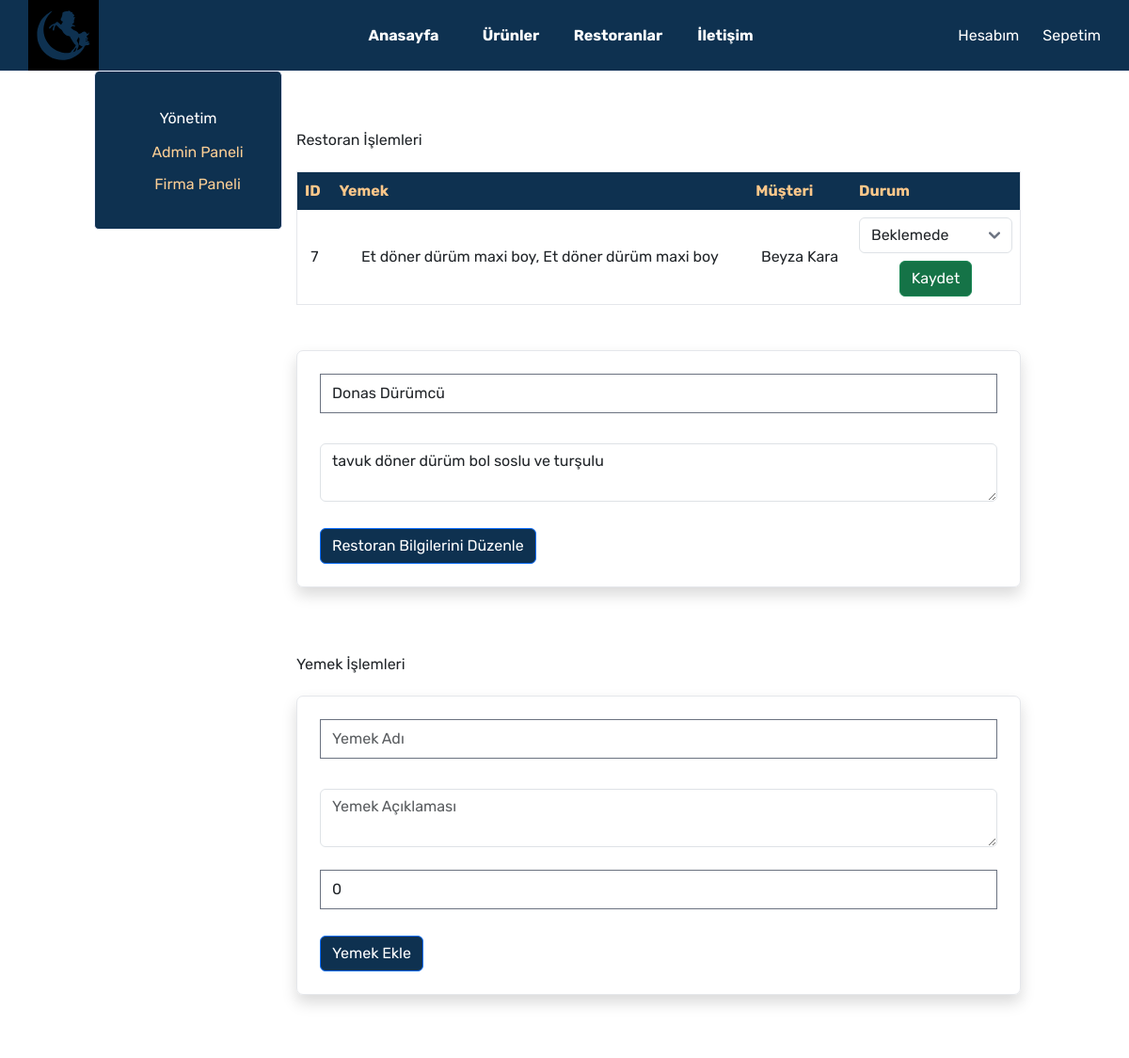
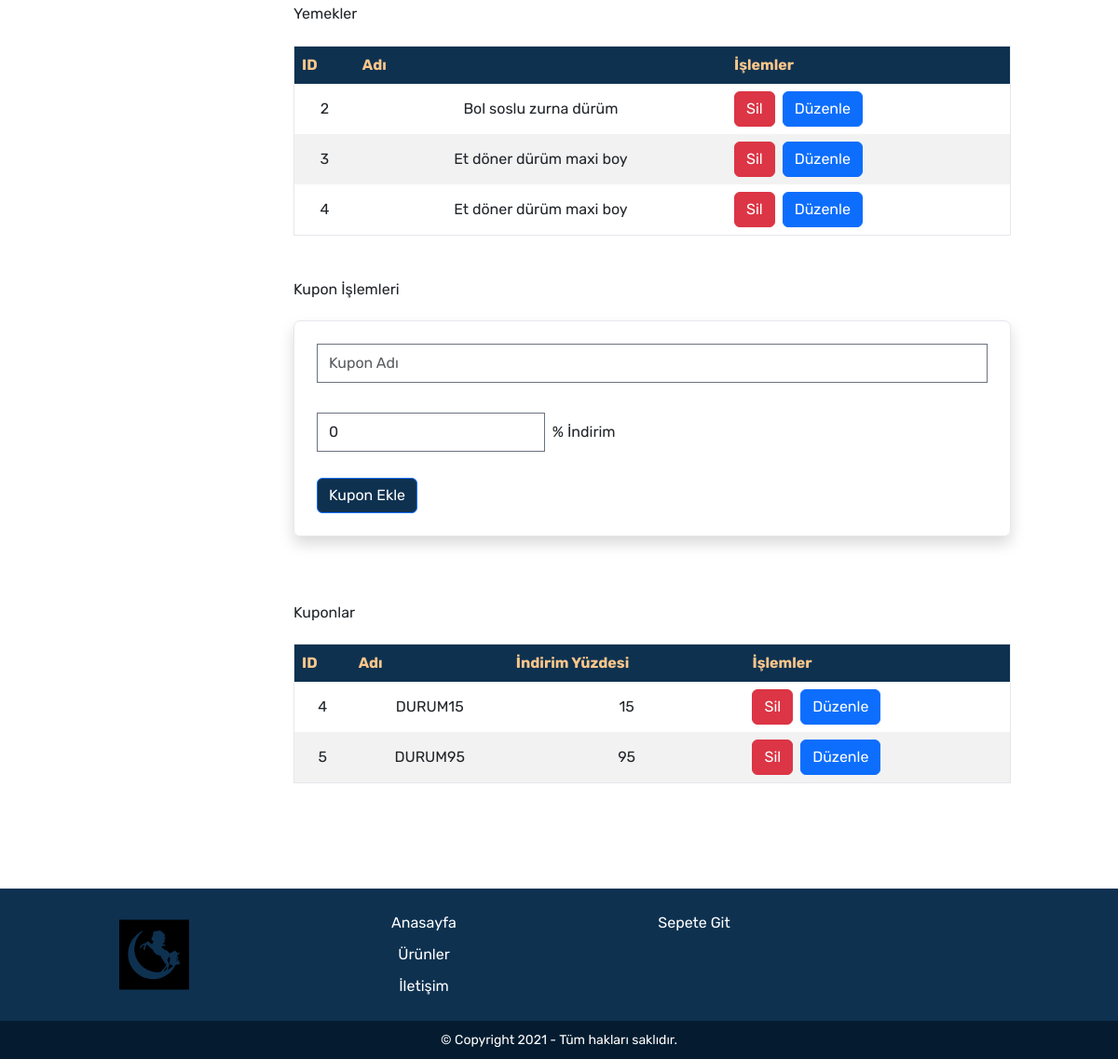
Screenshot of /restoran_paneli.php?edit_restaurant=0 (signed in) with the database file from the repository (2 pictures, top to bottom).
### tables this page shows
CREATE TABLE `order` (
  `id` int(11) NOT NULL,
  `user_id` int(11) NOT NULL,
  `order_status` varchar(1000) NOT NULL,
  `total_price` varchar(1000) NOT NULL,
  `created_at` varchar(1000) NOT NULL DEFAULT current_timestamp()
);

CREATE TABLE `users` (
  `id` int(11) NOT NULL,
  `company_id` int(11) DEFAULT NULL,
  `role` int(5) NOT NULL,
  `name` varchar(110) NOT NULL,
  `surname` varchar(110) NOT NULL,
  `username` varchar(110) NOT NULL,
  `password` varchar(110) NOT NULL,
  `balance` varchar(5000) NOT NULL DEFAULT '',
  `created_at` varchar(255) NOT NULL DEFAULT current_timestamp(),
  `deleted_at` varchar(255) NOT NULL
);

CREATE TABLE `restaurants` (
  `id` int(11) NOT NULL,
  `company_id` int(11) NOT NULL,
  `name` varchar(1000) NOT NULL,
  `description` varchar(1000) NOT NULL,
  `image_path` varchar(1000) NOT NULL,
  `created_at` varchar(1000) NOT NULL
);

CREATE TABLE `food` (
  `id` int(11) NOT NULL,
  `restaurant_id` int(11) NOT NULL,
  `name` varchar(1000) NOT NULL,
  `description` varchar(1000) NOT NULL,
  `image_path` varchar(1000) NOT NULL,
  `price` varchar(1100) NOT NULL,
  `discount` varchar(1000) NOT NULL,
  `created_at` varchar(1000) NOT NULL DEFAULT current_timestamp(),
  `deleted_at` varchar(1000) NOT NULL
);

CREATE TABLE `cupon` (
  `id` int(11) NOT NULL,
  `restaurant_id` int(11) DEFAULT NULL,
  `name` varchar(1000) NOT NULL,
  `discount` varchar(1000) NOT NULL,
  `created_at` varchar(1000) NOT NULL DEFAULT current_timestamp()
);

### src/sql_scripts.php (called while the page is built, shortened)
<?php
include_once 'connection.php';
function getrestaurantscuponlist($restaurant_id)
{
    $conn = dbConnect();
    $sql = "SELECT * FROM cupon where restaurant_id = $restaurant_id";
    $result = $conn->query($sql);
    return $result;
}
function getfoodlistfromrestaurant($restaurant_id)
{
    $conn = dbConnect();
    $sql = "SELECT * FROM food where restaurant_id = $restaurant_id AND deleted_at != 'deleted' ";
    $result = $conn->query($sql);
    return $result;
}
function getRestaurantOrders($restaurant_id)
{
    $conn = dbConnect();
    $sql = "
        SELECT
            o.id AS order_id,
            GROUP_CONCAT(f.name SEPARATOR ', ') AS ordered_foods,
            u.name AS customer_name,
            u.surname AS customer_surname,
            o.order_status AS order_status
        FROM `order` o
        JOIN order_items oi ON o.id = oi.order_id
        JOIN food f ON oi.food_id = f.id
        JOIN users u ON o.user_id = u.id
        WHERE f.restaurant_id = '$restaurant_id' AND (o.order_status != 'tamamlandi' AND o.order_status != 'iptal_edildi')
        GROUP BY o.id, u.name, u.surname ORDER BY o.id DESC;
    ";
    $stmt = $conn->prepare($sql);
    $stmt->execute();
    $orders = [];
    while ($row = $stmt->fetch(PDO::FETCH_ASSOC)) {
        $orders[] = [
            'order_id' => $row['order_id'],
            'ordered_foods' => $row['ordered_foods'],
            'customer_name' => $row['customer_name'],
            'customer_surname' => $row['customer_surname'],
            'order_status' => $row['order_status']
        ];
    }
    return $orders;
}

### src/connection.php (called while the page is built, shortened)
<?php
function dbConnect() {
    $host = "localhost";
    $username = "root";
    $password = "";
    $dbname = "restaurant_app";
    try {
        $pdo = new PDO("mysql:host=$host;dbname=$dbname;charset=utf8", $username, $password);
        $pdo->setAttribute(PDO::ATTR_ERRMODE, PDO::ERRMODE_EXCEPTION);
        return $pdo;
    } catch (PDOException $e) {
        die("Bağlantı hatası: " . $e->getMessage());
    }
}
function select($table, $conditions) {
    $pdo = dbConnect();
    $where = [];
    foreach ($conditions as $column => $value) {
        $where[] = "`$column` = ?";
    }
    $whereClause = implode(" AND ", $where);
    $sql = "SELECT * FROM `{$table}` WHERE $whereClause";
    $stmt = $pdo->prepare($sql);
    $stmt->execute(array_values($conditions));
    return $stmt->fetch(PDO::FETCH_ASSOC);
}
?>

### src/restoran_paneli.php (the view, shortened to what this page needs)
<?php
include_once 'sql_scripts.php';
if (isset($_GET['edit_restaurant'])) {
    $restaurant = select('restaurants', ['id' => $_GET['edit_restaurant']]);
    $restaurant_name = $restaurant['name'];
    $description = $restaurant['description'];
}
?>
<!DOCTYPE html>
<html lang="tr">
<head>
    <link rel="stylesheet" href="css/global.css">
    <link rel="stylesheet" href="css/main.css">
    <link href="https://cdn.jsdelivr.net/npm/bootstrap@5.3.3/dist/css/bootstrap.min.css" rel="stylesheet">
    <link href="https://cdn.jsdelivr.net/npm/flowbite@2.5.1/dist/flowbite.min.css" rel="stylesheet" />
</head>
<body>
    <div id="main">
        <?php include 'navbar.php'; ?>
        <div class="container">
            <?php include 'admin_sidebar.php'; ?>
            <div class="content" style="padding: 15px;">
                <br><br>
                <h1>Restoran İşlemleri</h1>
                <br>
                <div class="table-responsive">
                <table id="siparis-table">
    <thead>
        <tr>
            <th>
                <span class="flex items-center">ID</span>
            </th>
            <th>
                <span class="flex items-center">Yemek</span>
            </th>
            <th>
                <span class="flex items-center">Müşteri</span>
            </th>
            <th>
                <span class="flex items-center">Durum</span>
            </th>
        </tr>
    </thead>
    <tbody>
        <?php
        foreach (getRestaurantOrders($_GET['edit_restaurant']) as $row) {
            echo '<tr>';
            echo '<td>' . $row['order_id'] . '</td>';
            echo '<td>' . $row['ordered_foods'] . '</td>';
            echo '<td>' . $row['customer_name'] . ' ' . $row['customer_surname'] . '</td>';
            echo '<td>';
            echo '<form action="islemler.php" method="POST">';
            echo '<select name="order_status" class="form-control">';
            echo '<option value="bekliyor" ' . ($row['order_status'] == 'bekliyor' ? 'selected' : '') . '>Beklemede</option>';
            echo '</select>';
            echo '<button type="submit" name="order_status_update" style="background-color:#157347;" class="btn btn-success mt-2">Kaydet</button>';
            echo '</form>';
            echo '</td>';
            echo '</tr>';
        }
        ?>
    </tbody>
</table>
</div>
                <br><br>
                <div>
    <form action="islemler.php" method="POST">
        <div>
            <div class="card-body o-hidden border-1 shadow mb-4" style="border-radius: 7px;">
                <div class="form-group m-4 mb-2">
                    <input type="text" class="form-control" id="restaurant_name" name="restaurant_name" placeholder="Restoran Adı" value="<?= $restaurant_name ?>">
                </div>
                <br>
                <div class="form-group m-4 mt-0">
                    <textarea class="form-control" id="description" name="description" placeholder="Restoran Açıklaması"><?= $description ?></textarea>
                </div>
                <button class="btn btn-primary m-4 mt-1" style="background-color: #0E3150;" type="submit" name="edit_restaurant">Restoran Bilgilerini Düzenle</button>
            </div>
        </div>
    </form>
</div>
<br><br>
<h1>Yemek İşlemleri</h1>
<br>
<div>
    <form action="islemler.php" method="POST">
        <div>
            <div class="card-body o-hidden border-1 shadow mb-4" style="border-radius: 7px;">
                <div class="form-group m-4 mb-2">
                    <input type="text" class="form-control" id="food_name" name="food_name" placeholder="Yemek Adı">
                </div>
                <br>
                <div class="form-group m-4 mt-0">
                    <textarea class="form-control" id="description" name="description" placeholder="Yemek Açıklaması"></textarea>
                    <br>
                    <input class="form-control" type="tel" name="price" id="price" value="0">
                </div>
                <button class="btn btn-primary m-4 mt-1" style="background-color: #0E3150;" type="submit" name="add_food">Yemek Ekle</button>
            </div>
        </div>
    </form>
</div>
<br><br>
<h1>Yemekler</h1>
<br>
<div class="table-responsive">
    <table id="search-table">
        <thead>
            <tr>
                <th>
                    <span class="flex items-center">ID</span>
                </th>
                <th>
                    <span class="flex items-center">Adı</span>
                </th>
                <th>
                    <span class="flex items-center">İşlemler</span>
                </th>
            </tr>
        </thead>
        <tbody>
            <?php
             foreach (getfoodlistfromrestaurant($_GET['edit_restaurant']) as $row) {
                echo '<tr>';
                echo '<td>' . $row['id'] . '</td>';
                echo '<td>' . $row['name'] . '</td>';
                echo '<td>';
                echo '<div class="d-flex">';
                echo '<a href="islemler.php?delete_food=' . $row['id'] . '" class="btn btn-danger mr-2">Sil</a>';
                echo '<a href="yemek.php?edit_food=' . $row['id'] . '" class="btn btn-primary">Düzenle</a>';
                echo '</div>';
                echo '</td>';
                echo '</tr>';
            }
            ?>
        </tbody>
    </table>
</div>
<br><br>
<h1>Kupon İşlemleri</h1>
<br>
<div>
    <form action="islemler.php" method="POST">
        <div>
            <div class="card-body o-hidden border-1 shadow mb-4" style="border-radius: 7px;">
                <div class="form-group m-4 mb-2">
                    <input type="text" class="form-control" id="cupon_name" name="cupon_name" placeholder="Kupon Adı" value="">
                </div>
                <br>
                <div class="form-group m-4 mt-0">
                    <input type="number" name="discount" id="discount" value="0">&nbsp;&nbsp;% İndirim
                </div>
                <button class="btn btn-primary m-4 mt-1" style="background-color: #0E3150;" type="submit" name="add_cupon">Kupon Ekle</button>
            </div>
        </div>
    </form>
</div>
<br><br>
<h1>Kuponlar</h1>
<br>
<div class="table-responsive">
    <table id="kupon-table">
        <thead>
            <tr>
                <th>
                    <span class="flex items-center">ID</span>
                </th>
                <th>
                    <span class="flex items-center">Adı</span>
                </th>
                <th>
                    <span class="flex items-center">İndirim Yüzdesi</span>
                </th>
                <th>
                    <span class="flex items-center">İşlemler</span>
                </th>
            </tr>
        </thead>
        <tbody>
            <?php
           foreach (getrestaurantscuponlist($_GET['edit_restaurant']) as $row) {
            echo '<tr>';
            echo '<td>' . $row['id'] . '</td>';
            echo '<td>' . $row['name'] . '</td>';
            echo '<td>' . $row['discount'] . '</td>';
            echo '<td>';
            echo '<div class="d-flex">';
            echo '<a href="islemler.php?delete_cupon=' . $row['id'] . '" class="btn btn-danger mr-2">Sil</a>';
            echo '<a href="kupon.php?edit_cupon=' . $row['id'] . '" class="btn btn-primary">Düzenle</a>';
            echo '</div>';
            echo '</td>';
            echo '</tr>';
        }
            ?>
        </tbody>
    </table>
</div>
<br><br>
            </div>
        </div>
        <?php include 'footer.php'; ?>
    </div>
</body>
</html>

### src/css/global.css (style rules this page uses)
* { padding: 0; margin: 0; font-family: 'Rubik', sans-serif; }
a { text-decoration: none; }
#main { min-height: 100vh; display: flex; flex-direction: column; }

### src/css/main.css (style rules this page uses)
.container { display: flex; flex-direction: row; width: 100%; margin: 0 auto 0 auto; }
.container .content { width: 80%; height: fit-content; }

### src/restoran_paneli.php (style rules this page uses)
table { width: 100%; border-collapse: collapse; }
table, th, td { border: 1px solid black; }
th { background-color: #0E3150; color: #FCC78A; padding: 8px; }
td { padding: 8px; text-align: center; }
tr:nth-child(even) { background-color: #f2f2f2; }

### rows the page displays
order: id "7", ordered_foods "Et döner dürüm maxi boy, Et döner dürüm maxi boy", user.name "Beyza", user.surname "Kara", order_status "Beklemede"
restaurants: restaurant_name "Donas Dürümcü", description "tavuk döner dürüm bol soslu ve turşulu"
food: id "2", name "Bol soslu zurna dürüm"
food: id "3", name "Et döner dürüm maxi boy"
food: id "4", name "Et döner dürüm maxi boy"
cupon: id "4", name "DURUM15", discount "15"
cupon: id "5", name "DURUM95", discount "95"
